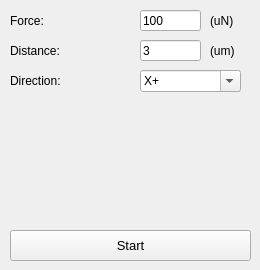
    <widget class="QWidget" name="push">
     <attribute name="title">
      <string>Push</string>
     </attribute>
     <widget class="QLabel" name="label_10">
      <property name="geometry">
       <rect>
        <x>10</x>
        <y>40</y>
        <width>101</width>
        <height>21</height>
       </rect>
      </property>
      <property name="text">
       <string>Distance:</string>
      </property>
     </widget>
     <widget class="QLabel" name="label_11">
      <property name="geometry">
       <rect>
        <x>10</x>
        <y>10</y>
        <width>101</width>
        <height>21</height>
       </rect>
      </property>
      <property name="text">
       <string>Force:</string>
      </property>
     </widget>
     <widget class="QLabel" name="label_12">
      <property name="geometry">
       <rect>
        <x>10</x>
        <y>70</y>
        <width>101</width>
        <height>21</height>
       </rect>
      </property>
      <property name="text">
       <string>Direction:</string>
      </property>
     </widget>
     <widget class="QLineEdit" name="push_force">
      <property name="geometry">
       <rect>
        <x>140</x>
        <y>10</y>
        <width>61</width>
        <height>21</height>
       </rect>
      </property>
      <property name="font">
       <font>
        <family>Arial</family>
        <pointsize>9</pointsize>
       </font>
      </property>
      <property name="text">
       <string>100</string>
      </property>
     </widget>
     <widget class="QLabel" name="label_9">
      <property name="geometry">
       <rect>
        <x>210</x>
        <y>10</y>
        <width>41</width>
        <height>21</height>
       </rect>
      </property>
      <property name="text">
       <string>(uN)</string>
      </property>
     </widget>
     <widget class="QLabel" name="label_13">
      <property name="geometry">
       <rect>
        <x>210</x>
        <y>40</y>
        <width>41</width>
        <height>21</height>
       </rect>
      </property>
      <property name="text">
       <string>(um)</string>
      </property>
     </widget>
     <widget class="QLineEdit" name="push_distance">
      <property name="geometry">
       <rect>
        <x>140</x>
        <y>40</y>
        <width>61</width>
        <height>21</height>
       </rect>
      </property>
      <property name="font">
       <font>
        <family>Arial</family>
        <pointsize>9</pointsize>
       </font>
      </property>
      <property name="text">
       <string>3</string>
      </property>
     </widget>
     <widget class="QComboBox" name="push_direction">
      <property name="geometry">
       <rect>
        <x>140</x>
        <y>70</y>
        <width>101</width>
        <height>22</height>
       </rect>
      </property>
      <property name="font">
       <font>
        <family>Arial</family>
        <pointsize>9</pointsize>
       </font>
      </property>
      <property name="editable">
       <bool>true</bool>
      </property>
      <item>
       <property name="text">
        <string>X+</string>
       </property>
      </item>
     </widget>
     <widget class="QPushButton" name="start_2">
      <property name="geometry">
       <rect>
        <x>10</x>
        <y>230</y>
        <width>241</width>
        <height>31</height>
       </rect>
      </property>
      <property name="font">
       <font>
        <family>Arial</family>
        <pointsize>10</pointsize>
       </font>
      </property>
      <property name="text">
       <string>Start</string>
      </property>
      <property name="autoRepeatInterval">
       <number>101</number>
      </property>
     </widget>
    </widget>
